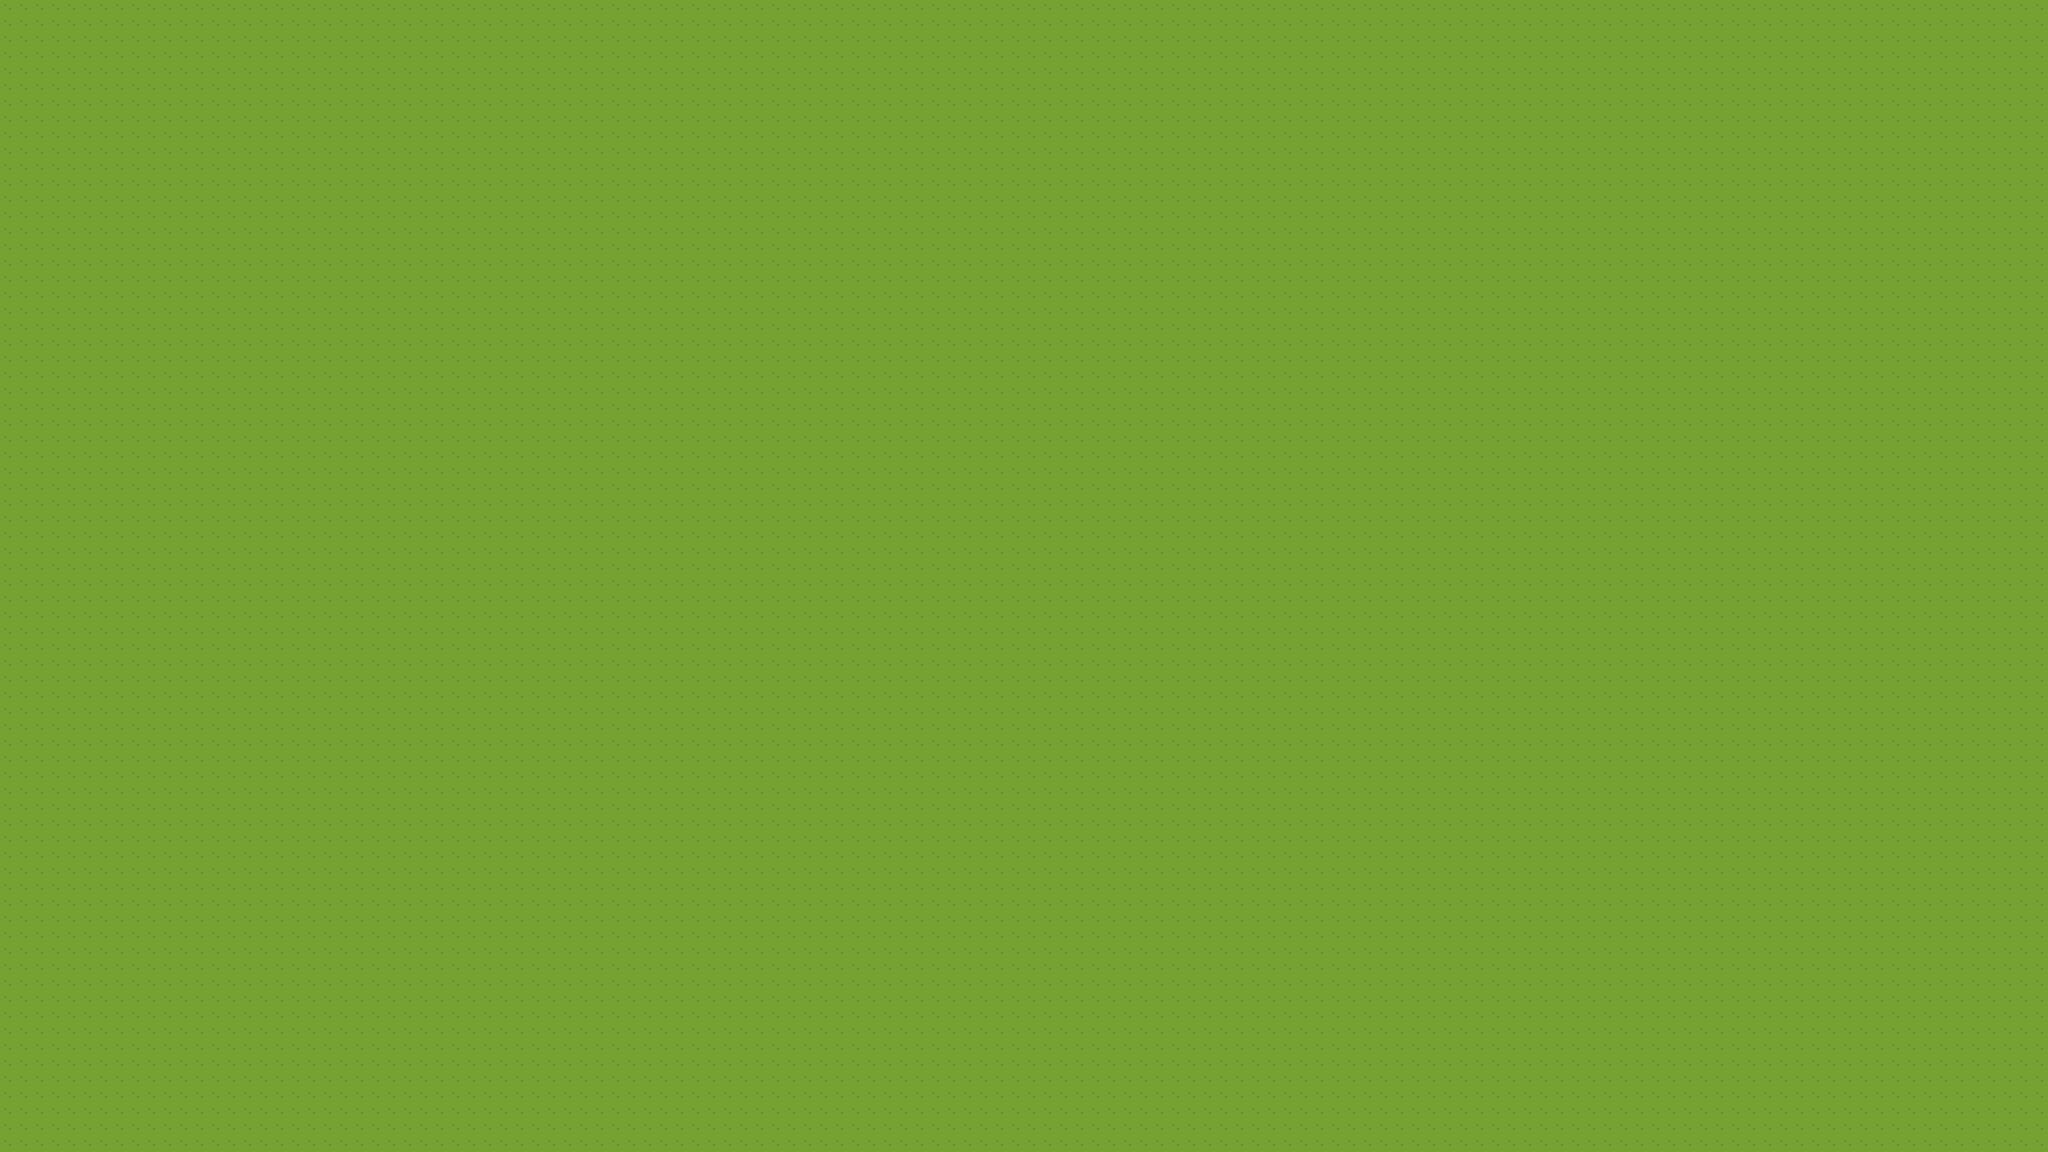

A level layout from a 2D game, rendered from its tile map. Below: a short description, then the map file with tile-grid data replaced by summaries:
An orthogonal 128x72 tile map with 16x16 px tiles, 1 tile layer (floor) and 26 objects (14x obstacle, 10x spawn, door, playerStart).

<map version="1.10" tiledversion="1.11.0" orientation="orthogonal" renderorder="right-down" width="128" height="72" tilewidth="16" tileheight="16" infinite="0" nextlayerid="3" nextobjectid="27">
 <properties>
    <property name="chapter" type="int" value="1" />
    <property name="room" type="int" value="1" />
    <property name="isBossRoom" type="bool" value="false" />
 </properties>
 <tileset firstgid="1" source="field.tsx" />
 <layer id="1" name="floor" width="128" height="72">
  <data>[9216 cells, 9216 non-empty, 1 distinct tile ids]</data>
 </layer>
 <objectgroup id="2" name="objects">
  <object id="1" name="door" x="1032" y="40">
   <point /></object>
  <object id="2" name="spawn" x="136" y="136">
   <properties>
    <property name="role" value="chaser" />
    <property name="wave" type="int" value="1" />
    <property name="elite" type="bool" value="false" />
    </properties>
   <point /></object>
  <object id="3" name="spawn" x="648" y="136">
   <properties>
    <property name="role" value="caster" />
    <property name="wave" type="int" value="1" />
    <property name="elite" type="bool" value="false" />
    </properties>
   <point /></object>
  <object id="4" name="spawn" x="1896" y="136">
   <properties>
    <property name="role" value="chaser" />
    <property name="wave" type="int" value="1" />
    <property name="elite" type="bool" value="false" />
    </properties>
   <point /></object>
  <object id="5" name="spawn" x="1032" y="264">
   <properties>
    <property name="role" value="chaser" />
    <property name="wave" type="int" value="3" />
    <property name="elite" type="bool" value="false" />
    </properties>
   <point /></object>
  <object id="6" name="spawn" x="328" y="584">
   <properties>
    <property name="role" value="tank" />
    <property name="wave" type="int" value="2" />
    <property name="elite" type="bool" value="false" />
    </properties>
   <point /></object>
  <object id="7" name="playerStart" x="1032" y="584">
   <point /></object>
  <object id="8" name="spawn" x="1704" y="584">
   <properties>
    <property name="role" value="tank" />
    <property name="wave" type="int" value="2" />
    <property name="elite" type="bool" value="false" />
    </properties>
   <point /></object>
  <object id="9" name="spawn" x="1032" y="872">
   <properties>
    <property name="role" value="chaser" />
    <property name="wave" type="int" value="3" />
    <property name="elite" type="bool" value="false" />
    </properties>
   <point /></object>
  <object id="10" name="spawn" x="136" y="1000">
   <properties>
    <property name="role" value="chaser" />
    <property name="wave" type="int" value="1" />
    <property name="elite" type="bool" value="false" />
    </properties>
   <point /></object>
  <object id="11" name="spawn" x="1416" y="1000">
   <properties>
    <property name="role" value="caster" />
    <property name="wave" type="int" value="1" />
    <property name="elite" type="bool" value="false" />
    </properties>
   <point /></object>
  <object id="12" name="spawn" x="1896" y="1000">
   <properties>
    <property name="role" value="chaser" />
    <property name="wave" type="int" value="1" />
    <property name="elite" type="bool" value="false" />
    </properties>
   <point /></object>
  <object id="13" name="obstacle" x="224" y="160" width="32" height="32">
   <properties>
    <property name="kind" value="pillar" />
    </properties>
  </object>
  <object id="14" name="obstacle" x="1600" y="192" width="32" height="32">
   <properties>
    <property name="kind" value="pillar" />
    </properties>
  </object>
  <object id="15" name="obstacle" x="704" y="256" width="32" height="32">
   <properties>
    <property name="kind" value="pillar" />
    </properties>
  </object>
  <object id="16" name="obstacle" x="960" y="480" width="32" height="32">
   <properties>
    <property name="kind" value="pillar" />
    </properties>
  </object>
  <object id="17" name="obstacle" x="960" y="640" width="32" height="32">
   <properties>
    <property name="kind" value="pillar" />
    </properties>
  </object>
  <object id="18" name="obstacle" x="1248" y="704" width="32" height="32">
   <properties>
    <property name="kind" value="pillar" />
    </properties>
  </object>
  <object id="19" name="obstacle" x="384" y="896" width="32" height="32">
   <properties>
    <property name="kind" value="pillar" />
    </properties>
  </object>
  <object id="20" name="obstacle" x="1760" y="928" width="32" height="32">
   <properties>
    <property name="kind" value="pillar" />
    </properties>
  </object>
  <object id="21" name="obstacle" x="896" y="288" width="160" height="16">
   <properties>
    <property name="kind" value="wall" />
    </properties>
  </object>
  <object id="22" name="obstacle" x="128" y="384" width="160" height="16">
   <properties>
    <property name="kind" value="wall" />
    </properties>
  </object>
  <object id="23" name="obstacle" x="1664" y="480" width="128" height="16">
   <properties>
    <property name="kind" value="wall" />
    </properties>
  </object>
  <object id="24" name="obstacle" x="768" y="800" width="192" height="16">
   <properties>
    <property name="kind" value="wall" />
    </properties>
  </object>
  <object id="25" name="obstacle" x="1376" y="992" width="32" height="16">
   <properties>
    <property name="kind" value="wall" />
    </properties>
  </object>
  <object id="26" name="obstacle" x="1424" y="992" width="112" height="16">
   <properties>
    <property name="kind" value="wall" />
    </properties>
  </object>
 </objectgroup>
</map>
